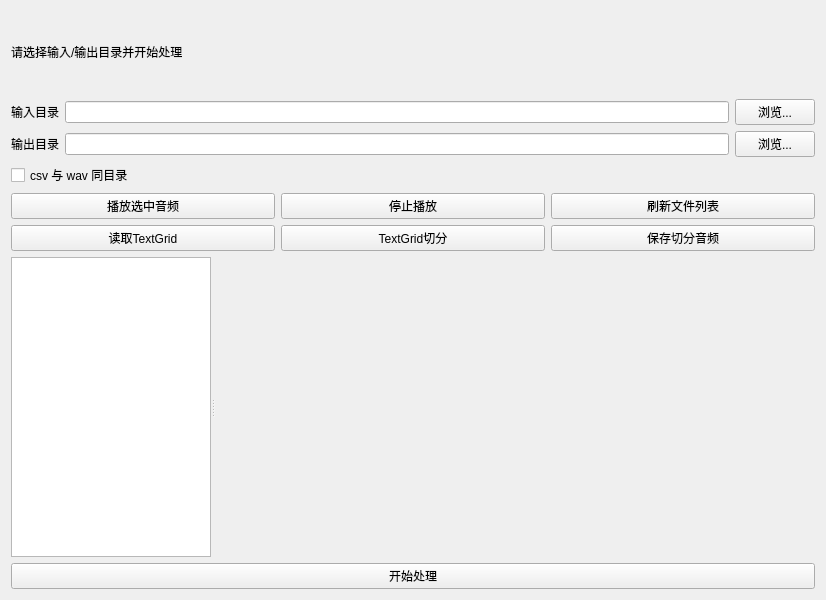
<?xml version="1.0" encoding="UTF-8"?>
<ui version="4.0">
 <class>ParameterEstimation</class>
 <widget class="QWidget" name="ParameterEstimation">
  <property name="geometry">
   <rect>
    <x>0</x>
    <y>0</y>
    <width>800</width>
    <height>600</height>
   </rect>
  </property>
  <property name="windowTitle">
   <string>参数估计</string>
  </property>
  <layout class="QGridLayout" name="gridLayout">
   <item row="0" column="0" colspan="3">
    <widget class="QLabel" name="labelHeader">
     <property name="text">
      <string>请选择输入/输出目录并开始处理</string>
     </property>
    </widget>
   </item>
   <item row="1" column="0">
    <widget class="QLabel" name="labelInputDir">
     <property name="text">
      <string>输入目录</string>
     </property>
    </widget>
   </item>
   <item row="1" column="1">
    <widget class="QLineEdit" name="editInputDir"/>
   </item>
   <item row="1" column="2">
    <widget class="QPushButton" name="buttonBrowseInput">
     <property name="text">
      <string>浏览...</string>
     </property>
    </widget>
   </item>
   <item row="2" column="0">
    <widget class="QLabel" name="labelOutputDir">
     <property name="text">
      <string>输出目录</string>
     </property>
    </widget>
   </item>
   <item row="2" column="1">
    <widget class="QLineEdit" name="editOutputDir"/>
   </item>
   <item row="2" column="2">
    <widget class="QPushButton" name="buttonBrowseOutput">
     <property name="text">
      <string>浏览...</string>
     </property>
    </widget>
   </item>
   <item row="3" column="0" colspan="3">
    <widget class="QCheckBox" name="checkboxSaveMatWithWav">
     <property name="text">
      <string>csv 与 wav 同目录</string>
     </property>
    </widget>
   </item>
   <item row="7" column="0" colspan="3">
    <layout class="QHBoxLayout" name="horizontalLayout_1">
     <item>
      <widget class="QPushButton" name="buttonPlaySelected">
       <property name="text">
        <string>播放选中音频</string>
       </property>
      </widget>
     </item>
     <item>
      <widget class="QPushButton" name="buttonStopPlayback">
       <property name="text">
        <string>停止播放</string>
       </property>
      </widget>
     </item>
     <item>
      <widget class="QPushButton" name="buttonRefreshFiles">
       <property name="text">
        <string>刷新文件列表</string>
       </property>
      </widget>
     </item>
    </layout>
   </item>
   <item row="8" column="0" colspan="3">
    <layout class="QHBoxLayout" name="horizontalLayout_2">
     <item>
      <widget class="QPushButton" name="buttonReadTextGrid">
       <property name="text">
        <string>读取TextGrid</string>
       </property>
      </widget>
     </item>
     <item>
      <widget class="QPushButton" name="buttonTextGridSegmentation">
       <property name="text">
        <string>TextGrid切分</string>
       </property>
      </widget>
     </item>
     <item>
      <widget class="QPushButton" name="buttonSaveSegmentedAudio">
       <property name="text">
        <string>保存切分音频</string>
       </property>
      </widget>
     </item>
    </layout>
   </item>
   <item row="9" column="0" colspan="3">
    <widget class="QSplitter" name="splitMain">
     <property name="orientation">
      <enum>Qt::Horizontal</enum>
     </property>
     <widget class="QListWidget" name="listFiles">
      <property name="minimumSize">
       <size>
        <width>200</width>
        <height>300</height>
       </size>
      </property>
     </widget>
     <widget class="QWidget" name="wavePlotContainer">
      <property name="minimumSize">
       <size>
        <width>600</width>
        <height>300</height>
       </size>
      </property>
     </widget>
    </widget>
   </item>
   <item row="10" column="0" colspan="3">
    <widget class="QPushButton" name="buttonStart">
     <property name="text">
      <string>开始处理</string>
     </property>
    </widget>
   </item>
  </layout>
 </widget>
 <resources/>
 <connections/>
 </ui>
